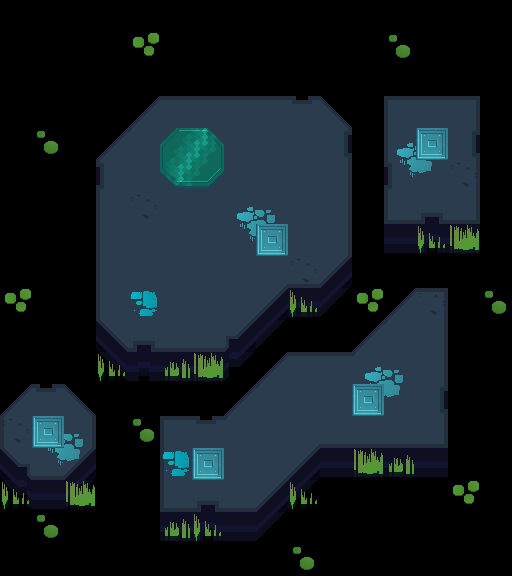

Tiled map render using the project's own tile images. Description and the whole map definition, tile-layer contents included, below:
An orthogonal 16x18 tile map with 32x32 px tiles, 2 tile layers (Ground, Decoration), 2 tilesets.

<map version="1.0" tiledversion="2017.07.26" orientation="orthogonal" renderorder="right-down" width="16" height="18" tilewidth="32" tileheight="32" nextobjectid="1">
 <tileset firstgid="1" source="../tilesets/WaterTempleGround.tsx" />
 <tileset firstgid="59" source="../tilesets/WaterTempleDecoration.tsx" />
 <layer name="Ground" width="16" height="18">
  <data encoding="csv">
0,0,0,0,0,0,0,0,0,0,0,0,0,0,0,0,
0,0,0,0,0,0,0,0,0,0,0,0,0,0,0,0,
0,0,0,0,0,0,0,0,0,0,0,0,0,0,0,0,
0,0,0,0,51,48,48,48,48,49,50,0,53,48,52,0,
0,0,0,51,55,58,58,58,58,58,47,0,56,58,47,0,
0,0,0,57,58,58,58,58,58,58,46,0,57,58,46,0,
0,0,0,56,58,58,58,58,58,58,46,0,45,32,44,0,
0,0,0,56,58,58,58,58,58,58,46,0,31,33,31,0,
0,0,0,56,58,58,58,58,42,30,38,0,0,0,0,0,
0,0,0,56,58,58,58,42,38,31,39,0,51,52,0,0,
0,0,0,34,32,30,30,40,39,0,0,51,55,46,0,0,
0,0,0,35,33,31,31,41,51,48,48,55,58,46,0,0,
51,49,50,0,0,0,0,51,55,58,58,58,58,47,0,0,
56,58,46,0,0,53,49,55,58,42,30,30,30,44,0,0,
36,30,38,0,0,56,58,58,42,38,31,31,31,31,0,0,
37,31,39,0,0,45,32,30,38,39,0,0,0,0,0,0,
0,0,0,0,0,31,33,31,39,0,0,0,0,0,0,0,
0,0,0,0,0,0,0,0,0,0,0,0,0,0,0,0
</data>
 </layer>
 <layer name="Decoration" width="16" height="18">
  <data encoding="csv">
0,0,0,0,0,0,0,0,0,0,0,0,0,0,0,0,
0,0,0,0,68,0,0,0,0,0,0,0,69,0,0,0,
0,0,0,0,0,0,0,0,0,0,0,0,0,0,0,0,
0,0,0,0,0,0,0,0,0,0,0,0,0,0,0,0,
0,69,0,0,0,70,71,0,0,0,0,0,61,59,0,0,
0,0,0,0,0,72,73,0,0,0,0,0,63,64,67,0,
0,0,0,0,67,0,0,61,62,0,0,0,0,0,0,0,
0,0,0,0,0,0,0,63,59,0,0,0,0,75,76,0,
0,0,0,0,0,0,0,0,0,67,0,0,0,0,0,0,
68,0,0,0,60,0,0,0,0,75,0,68,0,67,0,69,
0,0,0,0,0,0,0,0,0,0,0,0,0,0,0,0,
0,0,0,75,0,74,76,0,0,0,0,61,62,0,0,0,
0,0,0,0,0,0,0,0,0,0,0,59,64,0,0,0,
67,59,62,0,69,0,0,0,0,0,0,0,0,0,0,0,
0,63,64,0,0,60,59,0,0,0,0,76,74,0,0,0,
75,0,76,0,0,0,0,0,0,75,0,0,0,0,68,0,
0,69,0,0,0,74,75,0,0,0,0,0,0,0,0,0,
0,0,0,0,0,0,0,0,0,69,0,0,0,0,0,0
</data>
 </layer>
</map>
